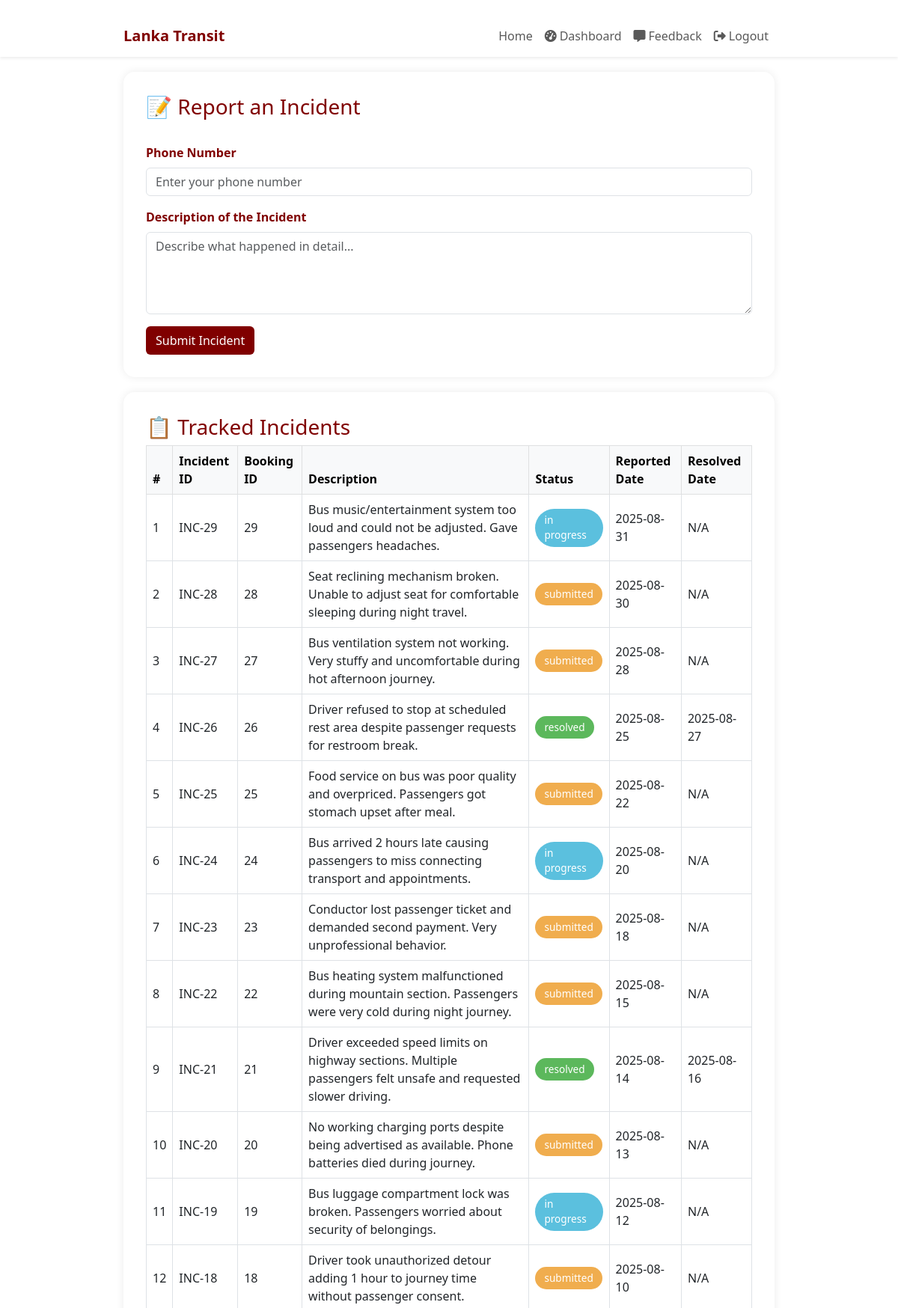
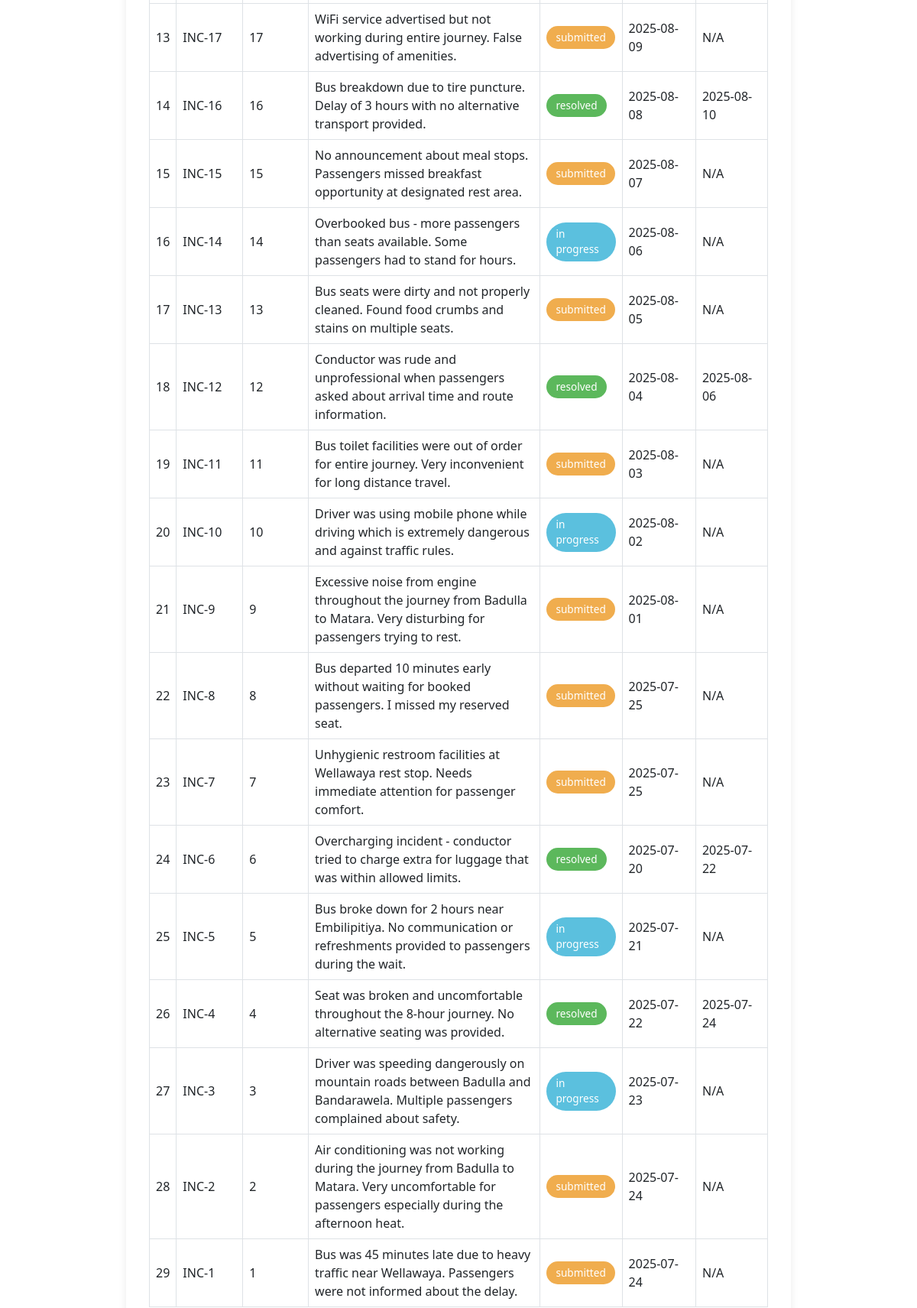
The page /pages/incidents.php (upper part) on the database its author committed (2 pictures, top to bottom).
### tables this page shows
CREATE TABLE Incident (
    ID INT PRIMARY KEY AUTO_INCREMENT,
    UserId INT,
    AdminId INT,
    BookingId INT,
    Description TEXT,
    Status ENUM('submitted','in progress','resolved') NOT NULL DEFAULT 'submitted',
    ReportedDate DATE DEFAULT (CURRENT_DATE),
    ResolvedDate DATE,
    FOREIGN KEY (UserId) REFERENCES User(ID) ON DELETE SET NULL,
    FOREIGN KEY (AdminId) REFERENCES Admin(ID) ON DELETE SET NULL,
    FOREIGN KEY (BookingId) REFERENCES Booking(ID) ON DELETE SET NULL
);

### pages/incidents.php (the view, shortened to what this page needs)
<?php
$database = new Database();
$conn = $database->getConnection();
$stmt = $conn->prepare("SELECT ID, BookingId, Description, Status, ReportedDate, ResolvedDate FROM Incident ORDER BY ID DESC");
$stmt->execute();
$incidentRows = $stmt->fetchAll(PDO::FETCH_ASSOC);
?>
<!DOCTYPE html>
<html lang="en">
<head>
  <link rel="stylesheet" href="https://cdn.jsdelivr.net/npm/bootstrap-icons@1.10.5/font/bootstrap-icons.css">
  <link href="https://cdn.jsdelivr.net/npm/bootstrap@5.3.0/dist/css/bootstrap.min.css" rel="stylesheet"/>
  <link href="https://cdnjs.cloudflare.com/ajax/libs/font-awesome/6.7.2/css/all.min.css" rel="stylesheet">
</head>
<body>
    <nav class="navbar navbar-expand-lg navbar-light bg-white shadow-sm">
        <div class="container">
            <a class="navbar-brand d-flex align-items-center" href="../index.php">
                <span class="fw-bold" style="color: #800000;">Lanka Transit</span>
            </a>
            <div class="collapse navbar-collapse" id="navbarNav">
                <ul class="navbar-nav ms-auto">
                    <li class="nav-item">
                        <a class="nav-link" href="../index.php">Home</a>
                    </li>
                    <li class="nav-item">
                        <a class="nav-link" href="UserDashboard.php">
                            <i class="fas fa-tachometer-alt me-1"></i>Dashboard
                        </a>
                    </li>
                    <li class="nav-item">
                        <a class="nav-link" href="UserFeedbackForm.php">
                            <i class="fas fa-comment-alt me-1"></i>Feedback
                        </a>
                    </li>
                    <li class="nav-item">
                        <a class="nav-link" href="Logout.php">
                            <i class="fas fa-sign-out-alt me-1"></i>Logout
                        </a>
                    </li>
                </ul>
            </div>
        </div>
    </nav>
<div class="container">
  <div class="form-section">
    <h3>📝 Report an Incident</h3>
    <form action="submit_incidents.php" method="POST">
      <div class="mb-3">
          <br>
        <label class="form-label">Phone Number</label>
        <input type="text" class="form-control" name="phone_number" required placeholder="Enter your phone number">
      </div>
      <div class="mb-3">
        <label class="form-label">Description of the Incident</label>
        <textarea class="form-control" name="description" rows="4" required placeholder="Describe what happened in detail..."></textarea>
      </div>
        <button type="submit" class="btn btn-custom" style="background-color: #800000; color: white;">Submit Incident</button>
    </form>
  </div>
  <div class="form-section">
    <h3>📋 Tracked Incidents</h3>
    <div class="table-responsive">
      <table class="table table-bordered align-middle">
        <thead class="table-light">
          <tr>
            <th>#</th>
            <th>Incident ID</th>
            <th>Booking ID</th>
            <th>Description</th>
            <th>Status</th>
            <th>Reported Date</th>
            <th>Resolved Date</th>
          </tr>
        </thead>
        <tbody>
          <?php
          if (count($incidentRows) === 0) {
              echo "<tr><td colspan='7' class='text-center'>No incidents reported yet.</td></tr>";
          } else {
              $i = 1;
              foreach ($incidentRows as $incident) {
                  $statusClass = strtolower(str_replace(' ', '', htmlspecialchars($incident['Status'], ENT_QUOTES, 'UTF-8')));
                  $resolved = $incident['ResolvedDate'] ? htmlspecialchars($incident['ResolvedDate'], ENT_QUOTES, 'UTF-8') : 'N/A';
                  $bookingId = $incident['BookingId'] ? htmlspecialchars($incident['BookingId'], ENT_QUOTES, 'UTF-8') : 'N/A';
                  $description = htmlspecialchars($incident['Description'], ENT_QUOTES, 'UTF-8');
                  $status = htmlspecialchars($incident['Status'], ENT_QUOTES, 'UTF-8');
                  $reportedDate = htmlspecialchars($incident['ReportedDate'], ENT_QUOTES, 'UTF-8');
                  $incidentId = htmlspecialchars($incident['ID'], ENT_QUOTES, 'UTF-8');
                  echo "<tr>
                      <td>{$i}</td>
                      <td>INC-{$incidentId}</td>
                      <td>{$bookingId}</td>
                      <td>{$description}</td>
                      <td><span class='status-pill {$statusClass}'>{$status}</span></td>
                      <td>{$reportedDate}</td>
                      <td>{$resolved}</td>
                    </tr>";
                  $i++;
              }
          }
          ?>
        </tbody>
      </table>
    </div>
  </div>
</div>
</body>
</html>

### pages/incidents.php (style rules this page uses)
body { background-color: #ffffff; font-family: 'Segoe UI', sans-serif; }
.container { max-width: 900px; margin-top: 20px; padding: 0 15px; }
.form-section { background-color: #fff; padding: 30px; border-radius: 15px; box-shadow: 0 0 12px rgba(0,0,0,0.08); margin-bottom: 20px; }
.form-section h3 { color: #800000; }
.form-label { color: #800000; font-weight: bold; }
.btn-custom { background-color: #800000; color: #fff; }
.status-pill { padding: 5px 12px; border-radius: 50px; font-size: 0.85rem; color: white; display: inline-block; }
.submitted { background-color: #f0ad4e; }
.inprogress { background-color: #5bc0de; }
.resolved { background-color: #5cb85c; }

### rows shown on the page
incident: ID "29", BookingId "29", Description "Bus music/entertainment system too loud and could not be adjusted. Gave passengers headaches.", Status "in progress", ReportedDate "2025-08-31", ResolvedDate "N/A"
incident: ID "28", BookingId "28", Description "Seat reclining mechanism broken. Unable to adjust seat for comfortable sleeping during night travel.", Status "submitted", ReportedDate "2025-08-30", ResolvedDate "N/A"
incident: ID "27", BookingId "27", Description "Bus ventilation system not working. Very stuffy and uncomfortable during hot afternoon journey.", Status "submitted", ReportedDate "2025-08-28", ResolvedDate "N/A"
incident: ID "26", BookingId "26", Description "Driver refused to stop at scheduled rest area despite passenger requests for restroom break.", Status "resolved", ReportedDate "2025-08-25", ResolvedDate "2025-08-27"
incident: ID "25", BookingId "25", Description "Food service on bus was poor quality and overpriced. Passengers got stomach upset after meal.", Status "submitted", ReportedDate "2025-08-22", ResolvedDate "N/A"
incident: ID "24", BookingId "24", Description "Bus arrived 2 hours late causing passengers to miss connecting transport and appointments.", Status "in progress", ReportedDate "2025-08-20", ResolvedDate "N/A"
incident: ID "23", BookingId "23", Description "Conductor lost passenger ticket and demanded second payment. Very unprofessional behavior.", Status "submitted", ReportedDate "2025-08-18", ResolvedDate "N/A"
incident: ID "22", BookingId "22", Description "Bus heating system malfunctioned during mountain section. Passengers were very cold during night journey.", Status "submitted", ReportedDate "2025-08-15", ResolvedDate "N/A"
incident: ID "21", BookingId "21", Description "Driver exceeded speed limits on highway sections. Multiple passengers felt unsafe and requested slower driving.", Status "resolved", ReportedDate "2025-08-14", ResolvedDate "2025-08-16"
incident: ID "20", BookingId "20", Description "No working charging ports despite being advertised as available. Phone batteries died during journey.", Status "submitted", ReportedDate "2025-08-13", ResolvedDate "N/A"
incident: ID "19", BookingId "19", Description "Bus luggage compartment lock was broken. Passengers worried about security of belongings.", Status "in progress", ReportedDate "2025-08-12", ResolvedDate "N/A"
incident: ID "18", BookingId "18", Description "Driver took unauthorized detour adding 1 hour to journey time without passenger consent.", Status "submitted", ReportedDate "2025-08-10", ResolvedDate "N/A"
incident: ID "17", BookingId "17", Description "WiFi service advertised but not working during entire journey. False advertising of amenities.", Status "submitted", ReportedDate "2025-08-09", ResolvedDate "N/A"
incident: ID "16", BookingId "16", Description "Bus breakdown due to tire puncture. Delay of 3 hours with no alternative transport provided.", Status "resolved", ReportedDate "2025-08-08", ResolvedDate "2025-08-10"
incident: ID "15", BookingId "15", Description "No announcement about meal stops. Passengers missed breakfast opportunity at designated rest area.", Status "submitted", ReportedDate "2025-08-07", ResolvedDate "N/A"
incident: ID "14", BookingId "14", Description "Overbooked bus - more passengers than seats available. Some passengers had to stand for hours.", Status "in progress", ReportedDate "2025-08-06", ResolvedDate "N/A"
incident: ID "13", BookingId "13", Description "Bus seats were dirty and not properly cleaned. Found food crumbs and stains on multiple seats.", Status "submitted", ReportedDate "2025-08-05", ResolvedDate "N/A"
incident: ID "12", BookingId "12", Description "Conductor was rude and unprofessional when passengers asked about arrival time and route information.", Status "resolved", ReportedDate "2025-08-04", ResolvedDate "2025-08-06"
incident: ID "11", BookingId "11", Description "Bus toilet facilities were out of order for entire journey. Very inconvenient for long distance travel.", Status "submitted", ReportedDate "2025-08-03", ResolvedDate "N/A"
incident: ID "10", BookingId "10", Description "Driver was using mobile phone while driving which is extremely dangerous and against traffic rules.", Status "in progress", ReportedDate "2025-08-02", ResolvedDate "N/A"
incident: ID "9", BookingId "9", Description "Excessive noise from engine throughout the journey from Badulla to Matara. Very disturbing for passengers trying to rest.", Status "submitted", ReportedDate "2025-08-01", ResolvedDate "N/A"
incident: ID "8", BookingId "8", Description "Bus departed 10 minutes early without waiting for booked passengers. I missed my reserved seat.", Status "submitted", ReportedDate "2025-07-25", ResolvedDate "N/A"
incident: ID "7", BookingId "7", Description "Unhygienic restroom facilities at Wellawaya rest stop. Needs immediate attention for passenger comfort.", Status "submitted", ReportedDate "2025-07-25", ResolvedDate "N/A"
incident: ID "6", BookingId "6", Description "Overcharging incident - conductor tried to charge extra for luggage that was within allowed limits.", Status "resolved", ReportedDate "2025-07-20", ResolvedDate "2025-07-22"
incident: ID "5", BookingId "5", Description "Bus broke down for 2 hours near Embilipitiya. No communication or refreshments provided to passengers during the wait.", Status "in progress", ReportedDate "2025-07-21", ResolvedDate "N/A"
incident: ID "4", BookingId "4", Description "Seat was broken and uncomfortable throughout the 8-hour journey. No alternative seating was provided.", Status "resolved", ReportedDate "2025-07-22", ResolvedDate "2025-07-24"
incident: ID "3", BookingId "3", Description "Driver was speeding dangerously on mountain roads between Badulla and Bandarawela. Multiple passengers complained about safety.", Status "in progress", ReportedDate "2025-07-23", ResolvedDate "N/A"
incident: ID "2", BookingId "2", Description "Air conditioning was not working during the journey from Badulla to Matara. Very uncomfortable for passengers especially during the afternoon heat.", Status "submitted", ReportedDate "2025-07-24", ResolvedDate "N/A"
incident: ID "1", BookingId "1", Description "Bus was 45 minutes late due to heavy traffic near Wellawaya. Passengers were not informed about the delay.", Status "submitted", ReportedDate "2025-07-24", ResolvedDate "N/A"
